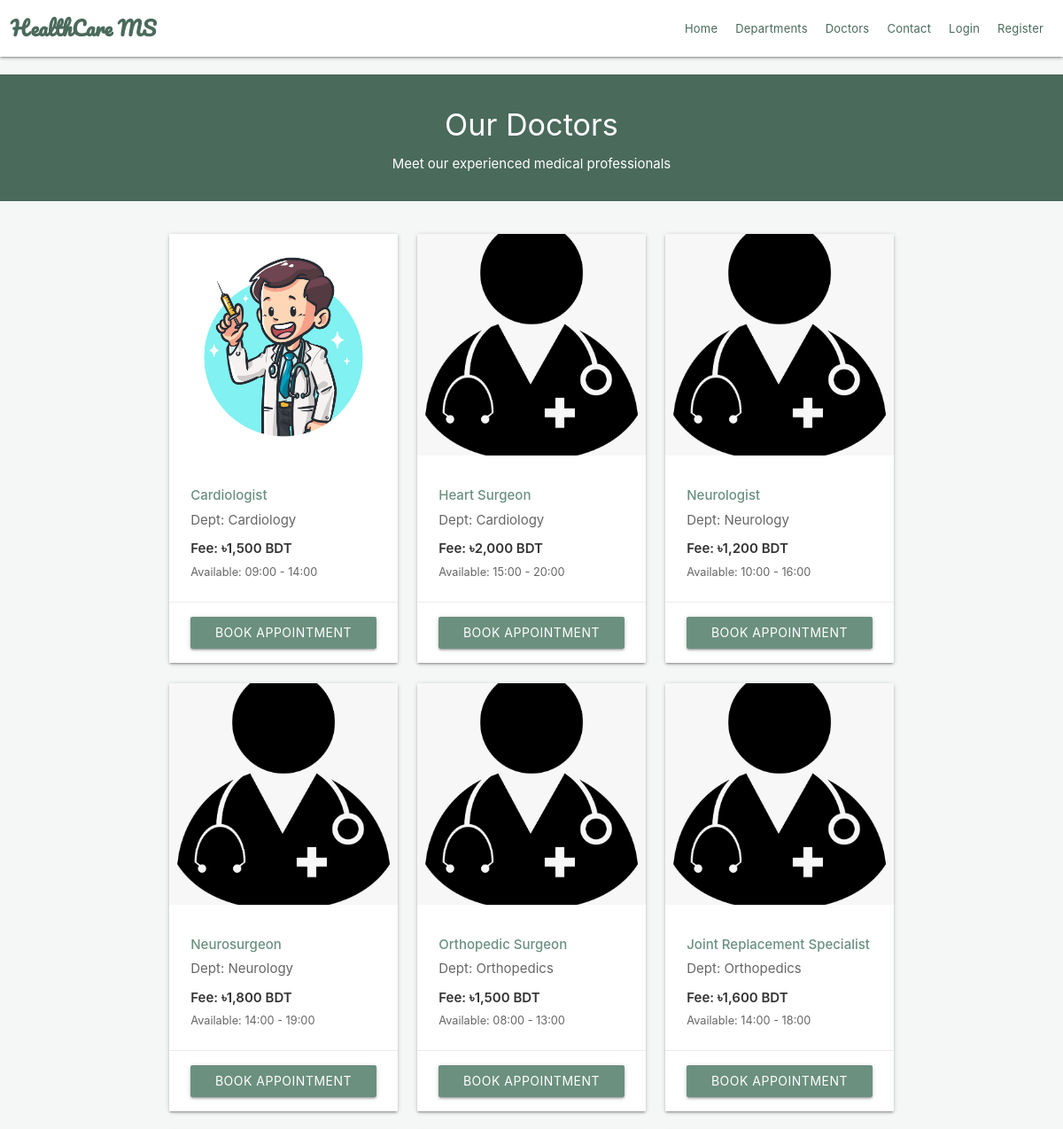
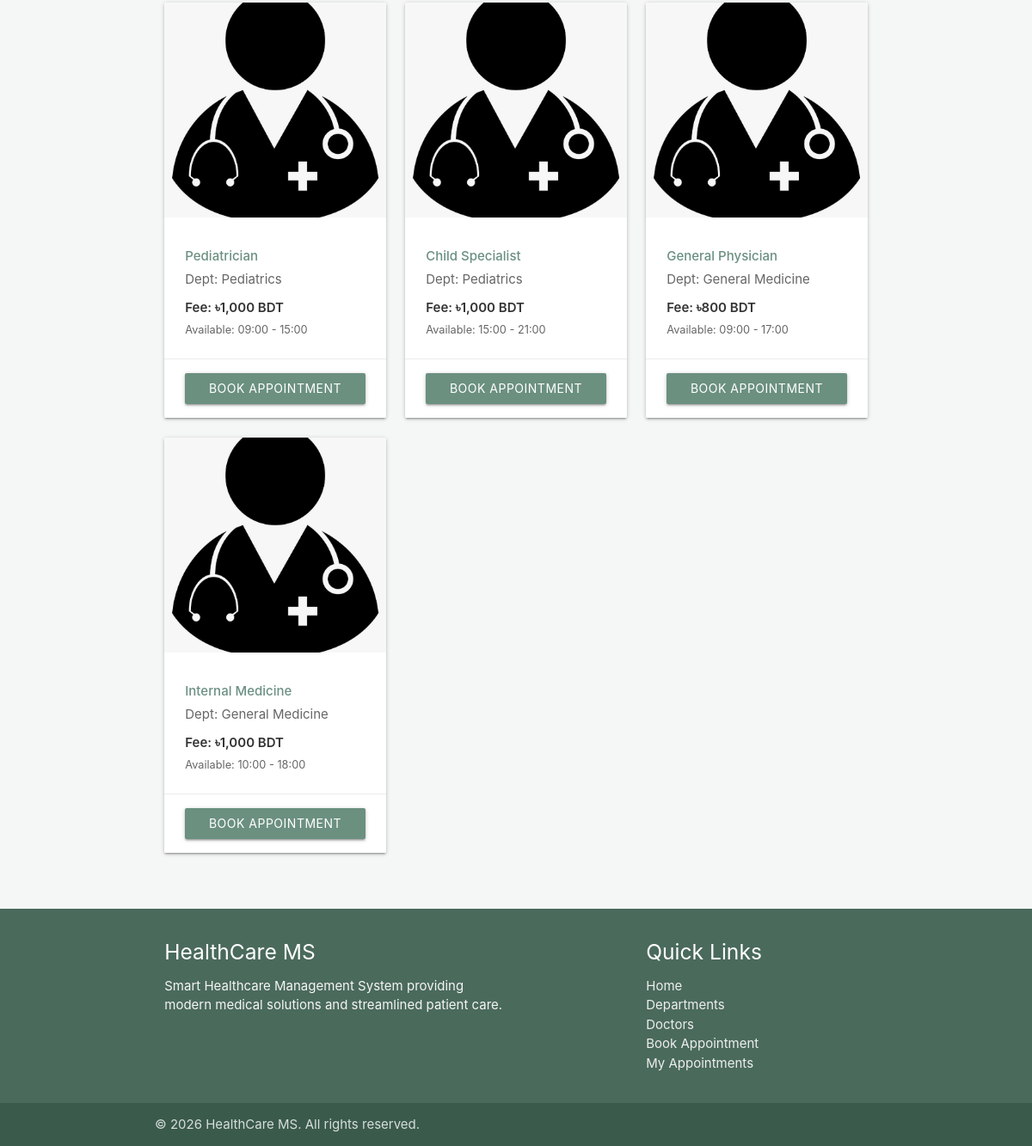
The app's page /doctors.php with its own data (2 pictures, top to bottom).
### tables this page shows
CREATE TABLE `doctors` (
    `id` int(11) NOT NULL,
    `dept_id` int(11) NOT NULL,
    `image` varchar(250) NOT NULL DEFAULT 'default-doctor.jpg',
    `specialization` varchar(250) NOT NULL,
    `fee` int(11) NOT NULL,
    `available_start` varchar(20) NOT NULL DEFAULT '09:00',
    `available_end` varchar(20) NOT NULL DEFAULT '17:00',
    PRIMARY KEY (`id`),
    CONSTRAINT `fk_doctor_user` FOREIGN KEY (`id`) REFERENCES `users` (`id`) ON DELETE CASCADE ON UPDATE CASCADE,
    CONSTRAINT `fk_doctor_dept` FOREIGN KEY (`dept_id`) REFERENCES `departments` (`id`) ON DELETE RESTRICT ON UPDATE CASCADE
);

CREATE TABLE `departments` (
    `id` int(11) NOT NULL AUTO_INCREMENT,
    `dept_name` varchar(250) NOT NULL,
    `short_desc` varchar(250) NOT NULL,
    `long_desc` varchar(500) NOT NULL,
    PRIMARY KEY (`id`)
);

### doctors.php (the view, shortened to what this page needs)
<?php
require_once('backends/connection-pdo.php');
$dept_id = isset($_GET['dept_id']) ? intval($_GET['dept_id']) : 0;
if ($dept_id > 0) {
    $sql = "SELECT d.*, dept.dept_name FROM doctors d JOIN departments dept ON d.dept_id = dept.id WHERE d.dept_id = ?";
    $query = $pdoconn->prepare($sql);
    $query->execute([$dept_id]);
} else {
    $sql = "SELECT d.*, dept.dept_name FROM doctors d JOIN departments dept ON d.dept_id = dept.id";
    $query = $pdoconn->prepare($sql);
    $query->execute();
}
$doctors = $query->fetchAll(PDO::FETCH_ASSOC);
?>
<!DOCTYPE html>
<html lang="en">
<head>
    <link rel="stylesheet" href="https://cdnjs.cloudflare.com/ajax/libs/materialize/1.0.0/css/materialize.min.css">
    <link rel="stylesheet" href="css/style.css">
    <link rel="stylesheet" href="css/healthcare-theme.css">
</head>
<body>
    <?php require('chunks/navbar.php'); ?>
    <div class="section white-text center" style="background: #4a6a5c; margin-top: 20px;">
        <h4>Our Doctors</h4>
        <p>Meet our experienced medical professionals</p>
    </div>
    <div class="container" style="margin-top: 30px; margin-bottom: 50px;">
        <div class="row">
            <?php if (count($doctors) > 0): ?>
                <?php foreach ($doctors as $doc): ?>
                    <div class="col s12 m6 l4">
                        <div class="card hoverable">
                            <div class="card-image">
                                <?php
                                $img_name = $doc['image'];
                                if (empty($img_name) || !file_exists("images/" . $img_name)) {
                                    $img_src = "images/default-doctor.jpg";
                                } else {
                                    $img_src = "images/" . $img_name;
                                }
                                ?>
                                <img src="<?php echo $img_src; ?>" alt="Doctor" style="height: 250px; object-fit: cover;">
                            </div>
                            <div class="card-content">
                                <p style="color: #6b9080; font-weight: 500;"><?php echo htmlspecialchars($doc['specialization']); ?></p>
                                <p style="color: #666; margin-top: 5px;">Dept: <?php echo htmlspecialchars($doc['dept_name']); ?></p>
                                <p style="color: #333; font-weight: 600; margin-top: 10px;">Fee: ৳<?php echo number_format($doc['fee']); ?> BDT</p>
                                <p style="color: #666; font-size: 0.85rem; margin-top: 5px;">Available: <?php echo $doc['available_start']; ?> - <?php echo $doc['available_end']; ?></p>
                            </div>
                            <?php if (!isset($_SESSION['role']) || $_SESSION['role'] !== 'doctor'): ?>
                                <div class="card-action">
                                    <a href="appointments.php?doctor_id=<?php echo $doc['id']; ?>" class="waves-effect waves-light btn" style="background: #6b9080 !important; color: white !important; width: 100%;">Book Appointment</a>
                                </div>
                            <?php endif; ?>
                        </div>
                    </div>
                <?php endforeach; ?>
            <?php else: ?>
                <div class="col s12 center">
                    <h5 style="color: #999;">No doctors available yet.</h5>
                </div>
            <?php endif; ?>
        </div>
    </div>
    <?php require('chunks/footer.php'); ?>
</body>
</html>

### css/healthcare-theme.css (style rules this page uses)
:root { --primary: #6b9080; --primary-dark: #4a6a5c; --primary-light: #8ca699; --bg-light: #f4f7f6; }
body { background-color: var(--bg-light); }
.btn, .btn-large, .btn-small { background-color: var(--primary) !important; }
.card .card-action a { color: var(--primary) !important; }

### records on screen
doctors: image (picture), specialization "Cardiologist", dept.dept_name "Cardiology", fee "1,500", available_start "09:00", available_end "14:00"
doctors: specialization "Heart Surgeon", dept.dept_name "Cardiology", fee "2,000", available_start "15:00", available_end "20:00"
doctors: image (placeholder picture), specialization "Neurologist", dept.dept_name "Neurology", fee "1,200", available_start "10:00", available_end "16:00"
doctors: image (placeholder picture), specialization "Neurosurgeon", dept.dept_name "Neurology", fee "1,800", available_start "14:00", available_end "19:00"
doctors: image (placeholder picture), specialization "Orthopedic Surgeon", dept.dept_name "Orthopedics", fee "1,500", available_start "08:00", available_end "13:00"
doctors: image (placeholder picture), specialization "Joint Replacement Specialist", dept.dept_name "Orthopedics", fee "1,600", available_start "14:00", available_end "18:00"
doctors: image (placeholder picture), specialization "Pediatrician", dept.dept_name "Pediatrics", fee "1,000", available_start "09:00", available_end "15:00"
doctors: image (placeholder picture), specialization "Child Specialist", dept.dept_name "Pediatrics", fee "1,000", available_start "15:00", available_end "21:00"
doctors: image (placeholder picture), specialization "General Physician", dept.dept_name "General Medicine", fee "800", available_start "09:00", available_end "17:00"
doctors: image (placeholder picture), specialization "Internal Medicine", dept.dept_name "General Medicine", fee "1,000", available_start "10:00", available_end "18:00"
